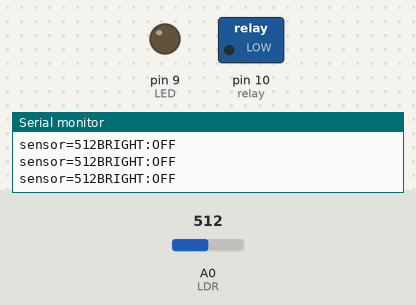
The sketch below on a simulated Arduino Uno, built with avr-gcc and run on an emulated ATmega328P. Parts: switched loads named in the sketch (green lamp = pin HIGH), output pins drawn as LEDs (lit = HIGH), the last lines printed to the serial monitor. The inputs (shaded band) are chosen by the test bench; at power-on: A0 (LDR) = 512.

Above: at 1.2 s.
1.3 s: A0 (LDR) set to 23
4.3 s: A0 (LDR) set to 19
At 4.9 s:
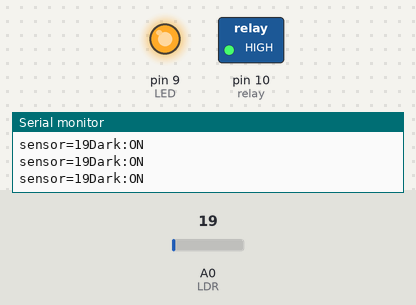
5.8 s: A0 (LDR) set to 1023
At 6.1 s:
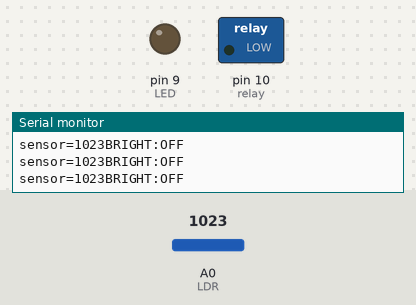
7.3 s: A0 (LDR) set to 0
At 8.8 s:
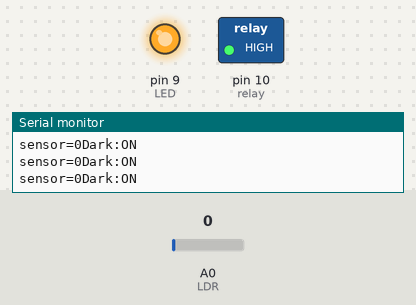
Timing chart, 0 to 9.8 s (numbered marks = the images above; inputs shaded):
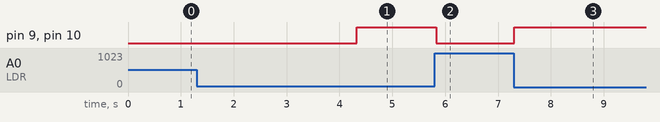

Measured:
- the behaviour switches between 21 and 20 on A0 (LDR) (found by bisection; images 0 and 1)
- after the input at 4.3 s, pin 9 (LED), pin 10 (relay): LOW → HIGH at once
- after the input at 5.8 s, pin 9 (LED), pin 10 (relay): HIGH → LOW at once
- after the input at 7.3 s, pin 9 (LED), pin 10 (relay): LOW → HIGH at once

The sketch:

ASL.ino
```cpp
#define relay 10
int LED=9;
int LDR=A0;

void setup() {
  Serial.begin(9600);
  pinMode(LED,OUTPUT);
  pinMode(relay,OUTPUT);
  pinMode(LDR,INPUT);

  // put your setup code here, to run once:

}

void loop() {
  int LDRValue=analogRead(LDR);
  Serial.print("sensor=");
  Serial.print(LDRValue);
  if(LDRValue<=20)
{

  digitalWrite(LED,HIGH);
  digitalWrite(relay,HIGH);
  Serial.println("Dark:ON");
}
else
{

  digitalWrite(LED,LOW);
  digitalWrite(relay,LOW);
  Serial.println("BRIGHT:OFF");
}
}
```
